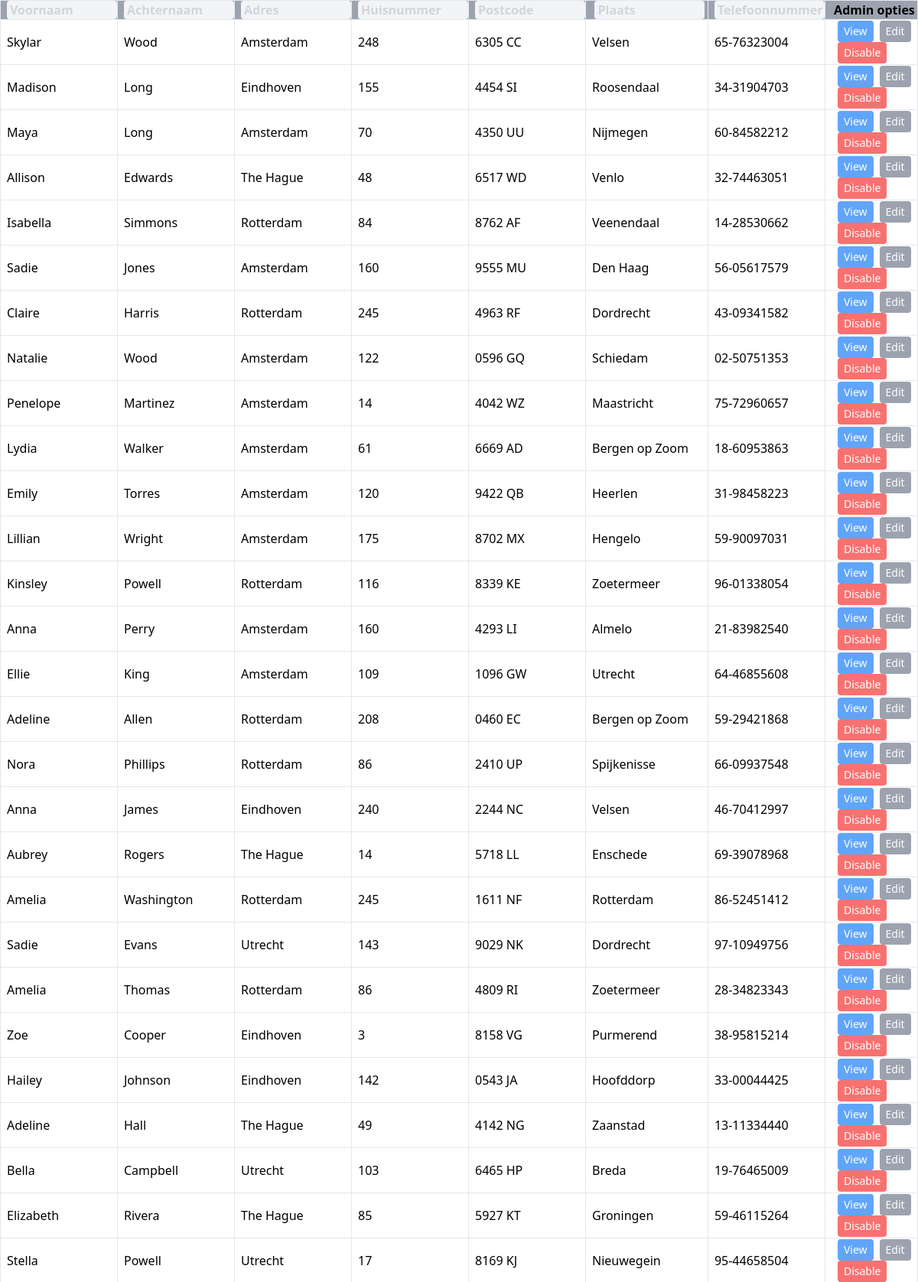
Screenshot of /dist/php/overzichtsPagina.php (upper part) with the database file from the repository.
### tables this page shows
create table patienten (
	first_name VARCHAR(9),
	last_name VARCHAR(10),
	address VARCHAR(9),
	house_number INT,
	postcode VARCHAR(50),
	city VARCHAR(22),
	phone_number VARCHAR(50),
	active VARCHAR(50)
);

### dist/php/overzichtsPagina.php (the view, shortened to what this page needs)
<!doctype html>
<html lang="en">
  <head>
    <?php $pagetitle = 'huisArts | Home';
    require_once 'head.php';
    ?>
  </head>
  <body>
      <table class="w-full bg-white border">
      <thead>
          <tr class="bg-gray-400">
            <th class="p-0 xl:p-2 pl-2 xl:px-4 border"><input class="m-0 w-36 bg-gray-100 placeholder:text-gray-300  ps-1 rounded focus:outline-none focus:ring ring-black transition" type="text" id="search-input-Voornaam" placeholder="Voornaam"></th>
            <th class="p-0 xl:p-2 pl-2 xl:px-4 border"><input class="m-0 w-36 bg-gray-100 placeholder:text-gray-300  ps-1 rounded focus:outline-none focus:ring ring-black transition" type="text" id="search-input-Achternaam" placeholder="Achternaam"></th>
            <th class="p-0 xl:p-2 pl-2 xl:px-4 border"><input class="m-0 w-36 bg-gray-100 placeholder:text-gray-300  ps-1 rounded focus:outline-none focus:ring ring-black transition" type="text" id="search-input-Adres" placeholder="Adres"></th>
            <th class="p-0 xl:p-2 pl-2 xl:px-4 border"><input class="m-0 w-36 bg-gray-100 placeholder:text-gray-300  ps-1 rounded focus:outline-none focus:ring ring-black transition" type="text" id="search-input-Huisnummer" placeholder="Huisnummer"></th>
            <th class="p-0 xl:p-2 pl-2 xl:px-4 border"><input class="m-0 w-36 bg-gray-100 placeholder:text-gray-300  ps-1 rounded focus:outline-none focus:ring ring-black transition" type="text" id="search-input-Postcode" placeholder="Postcode"></th>
            <th class="p-0 xl:p-2 pl-2 xl:px-4 border"><input class="m-0 w-36 bg-gray-100 placeholder:text-gray-300  ps-1 rounded focus:outline-none focus:ring ring-black transition" type="text" id="search-input-Plaats" placeholder="Plaats"></th>
            <th class="p-0 xl:p-2 pl-2 xl:px-4 border"><input class="m-0 w-36 bg-gray-100 placeholder:text-gray-300  ps-1 rounded focus:outline-none focus:ring ring-black transition" type="text" id="search-input-Telefoonnummer" placeholder="Telefoonnummer"></th>
            <th class="p-0 xl:p-2 pl-2 xl:px-4 border">Admin opties</th>
          </tr>
        </thead>
        <tbody>
          <?php
            $conn = connectToDatabase();
            $sql = "SELECT * FROM patienten WHERE active = 1";
            $stmt = $conn->query($sql);
            while ($row = $stmt->fetch(PDO::FETCH_ASSOC)) {
              echo "<tr class='hover:bg-gray-100' id='". $row["patientID"] ."' >";
              echo "<td class='p-0 xl:p-2 pl-2 xl:px-4 border'>" . $row["first_name"] . "</td>";
              echo "<td class='p-0 xl:p-2 pl-2 xl:px-4 border'>" . $row["last_name"] . "</td>";
              echo "<td class='p-0 xl:p-2 pl-2 xl:px-4 border'>" . $row["address"] . "</td>";
              echo "<td class='p-0 xl:p-2 pl-2 xl:px-4 border'>" . $row["house_number"] . "</td>";
              echo "<td class='p-0 xl:p-2 pl-2 xl:px-4 border'>" . $row["postcode"] . "</td>";
              echo "<td class='p-0 xl:p-2 pl-2 xl:px-4 border'>" . $row["city"] . "</td>";
              echo "<td class='p-0 xl:p-2 pl-2 xl:px-4 border'>" . $row["phone_number"] . "</td>";
              echo "<td class='pl-2 border'>";
              echo "<a class='inline-block rounded bg-blue-400 px-2 ml-2 py-1 text-sm font-medium text-white hover:scale-110 hover:shadow-xl focus:outline-none focus:ring ring-black active:bg-blue-300' href='patientInfo.php?id=" . $row["patientID"] . "'>View</a>";
              echo "<a class='inline-block rounded bg-gray-400 px-2  ml-2 py-1 text-sm font-medium text-white hover:scale-110 hover:shadow-xl focus:outline-none focus:ring ring-black active:bg-gray-300' href='editPatientInfo.php?id=" . $row["patientID"] . "'>Edit</a>";
              echo "<button
              class='inline-block rounded bg-red-400 px-2 ml-2 py-1 text-sm font-medium text-white hover:scale-110 hover:shadow-xl focus:outline-none focus:ring ring-black active:bg-red-300'
              onclick=\"openConfirmationModal('" . $row["patientID"] . "', '" . $row["first_name"] . "')\"
              >
              Disable
              </button>";
            }
          ?>
        </tbody>
      </table>
  </body>
</html>

### dist/php/head.php (shortened to what this page needs)
<link rel="stylesheet" href="../output.css" />

### rows the page displays
patienten: first_name "Skylar", last_name "Wood", address "Amsterdam", house_number "248", postcode "6305 CC", city "Velsen", phone_number "65-76323004"
patienten: first_name "Madison", last_name "Long", address "Eindhoven", house_number "155", postcode "4454 SI", city "Roosendaal", phone_number "34-31904703"
patienten: first_name "Maya", last_name "Long", address "Amsterdam", house_number "70", postcode "4350 UU", city "Nijmegen", phone_number "60-84582212"
patienten: first_name "Allison", last_name "Edwards", address "The Hague", house_number "48", postcode "6517 WD", city "Venlo", phone_number "32-74463051"
patienten: first_name "Isabella", last_name "Simmons", address "Rotterdam", house_number "84", postcode "8762 AF", city "Veenendaal", phone_number "14-28530662"
patienten: first_name "Sadie", last_name "Jones", address "Amsterdam", house_number "160", postcode "9555 MU", city "Den Haag", phone_number "56-05617579"
patienten: first_name "Claire", last_name "Harris", address "Rotterdam", house_number "245", postcode "4963 RF", city "Dordrecht", phone_number "43-09341582"
patienten: first_name "Natalie", last_name "Wood", address "Amsterdam", house_number "122", postcode "0596 GQ", city "Schiedam", phone_number "02-50751353"
patienten: first_name "Penelope", last_name "Martinez", address "Amsterdam", house_number "14", postcode "4042 WZ", city "Maastricht", phone_number "75-72960657"
patienten: first_name "Lydia", last_name "Walker", address "Amsterdam", house_number "61", postcode "6669 AD", city "Bergen op Zoom", phone_number "18-60953863"
patienten: first_name "Emily", last_name "Torres", address "Amsterdam", house_number "120", postcode "9422 QB", city "Heerlen", phone_number "31-98458223"
patienten: first_name "Lillian", last_name "Wright", address "Amsterdam", house_number "175", postcode "8702 MX", city "Hengelo", phone_number "59-90097031"
patienten: first_name "Kinsley", last_name "Powell", address "Rotterdam", house_number "116", postcode "8339 KE", city "Zoetermeer", phone_number "96-01338054"
patienten: first_name "Anna", last_name "Perry", address "Amsterdam", house_number "160", postcode "4293 LI", city "Almelo", phone_number "21-83982540"
patienten: first_name "Ellie", last_name "King", address "Amsterdam", house_number "109", postcode "1096 GW", city "Utrecht", phone_number "64-46855608"
patienten: first_name "Adeline", last_name "Allen", address "Rotterdam", house_number "208", postcode "0460 EC", city "Bergen op Zoom", phone_number "59-29421868"
patienten: first_name "Nora", last_name "Phillips", address "Rotterdam", house_number "86", postcode "2410 UP", city "Spijkenisse", phone_number "66-09937548"
patienten: first_name "Anna", last_name "James", address "Eindhoven", house_number "240", postcode "2244 NC", city "Velsen", phone_number "46-70412997"
patienten: first_name "Aubrey", last_name "Rogers", address "The Hague", house_number "14", postcode "5718 LL", city "Enschede", phone_number "69-39078968"
patienten: first_name "Amelia", last_name "Washington", address "Rotterdam", house_number "245", postcode "1611 NF", city "Rotterdam", phone_number "86-52451412"
patienten: first_name "Sadie", last_name "Evans", address "Utrecht", house_number "143", postcode "9029 NK", city "Dordrecht", phone_number "97-10949756"
patienten: first_name "Amelia", last_name "Thomas", address "Rotterdam", house_number "86", postcode "4809 RI", city "Zoetermeer", phone_number "28-34823343"
patienten: first_name "Zoe", last_name "Cooper", address "Eindhoven", house_number "3", postcode "8158 VG", city "Purmerend", phone_number "38-95815214"
patienten: first_name "Hailey", last_name "Johnson", address "Eindhoven", house_number "142", postcode "0543 JA", city "Hoofddorp", phone_number "33-00044425"
patienten: first_name "Adeline", last_name "Hall", address "The Hague", house_number "49", postcode "4142 NG", city "Zaanstad", phone_number "13-11334440"
patienten: first_name "Bella", last_name "Campbell", address "Utrecht", house_number "103", postcode "6465 HP", city "Breda", phone_number "19-76465009"
patienten: first_name "Elizabeth", last_name "Rivera", address "The Hague", house_number "85", postcode "5927 KT", city "Groningen", phone_number "59-46115264"
patienten: first_name "Stella", last_name "Powell", address "Utrecht", house_number "17", postcode "8169 KJ", city "Nieuwegein", phone_number "95-44658504"
